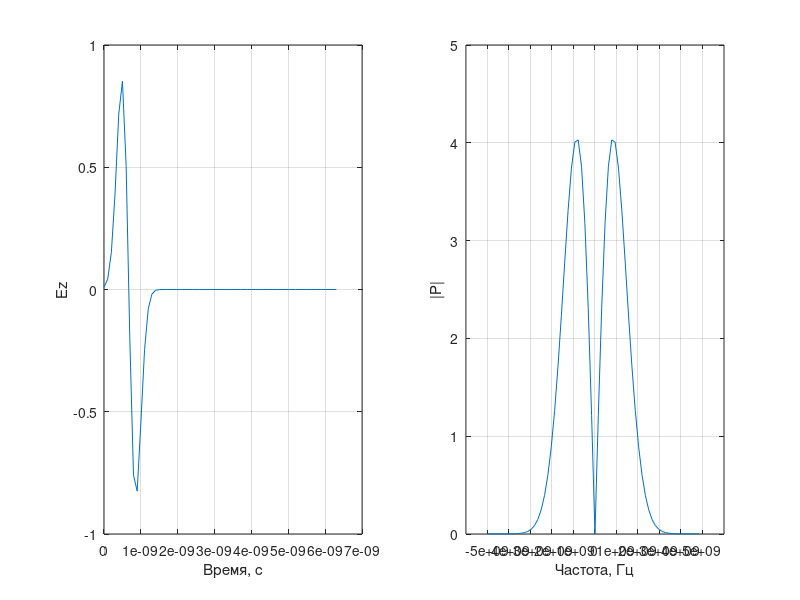

Write the MATLAB code that produced this figure.
%% Расчет спектра дифференцированного гауссова импульса

% Размер массива
size = 64;

% шаг по времени
dt = 1e-10;

A_max = 100;
F_max = 3e9;

% Шаг по частоте
df = 1.0 / (size * dt);

w_g = sqrt(log(5.5 * A_max)) / (pi * F_max);
d_g = w_g * sqrt (log (2.5 * A_max * sqrt (log (2.5 * A_max))));

% Гауссов импульс
time = (0:size - 1) * dt;
gauss = -2 * ((time - d_g) / w_g) .* exp (-((time - d_g) / w_g) .^ 2);

% Расчет спектра
spectrum = fft(gauss);
spectrum = fftshift (spectrum);

% Расчет частоты
freq = (-size / 2:size / 2 - 1) * df;

% Отображение импульса
subplot (1, 2, 1)
plot (time, gauss)
grid on
xlabel ('Время, с')
ylabel ('Ez')

% Отображение спектра
subplot (1, 2, 2)
plot (freq, abs (spectrum))
grid on
xlabel ('Частота, Гц')
ylabel ('|P|')
set(gca,'XTick',[-5e9: 1e9: 5e9])